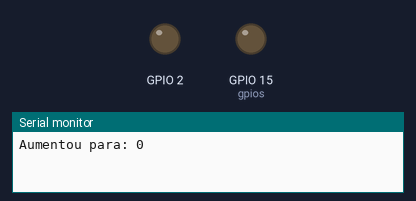
Simulated run of this sketch. Board: ESP32. On the bench: output pins drawn as LEDs (lit = HIGH), the last lines printed to the serial monitor.

Above: at 0.1 s.
At 18.1 s:
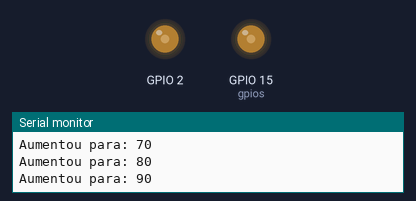
At 28.1 s:
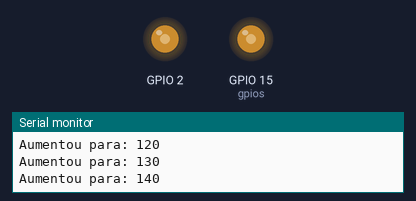
At 38.1 s:
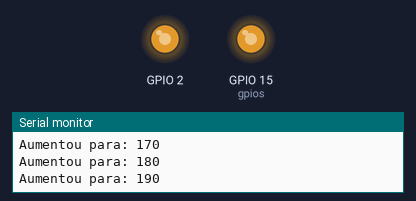
Timing chart, 0 to 39.6 s (numbered marks = the images above):
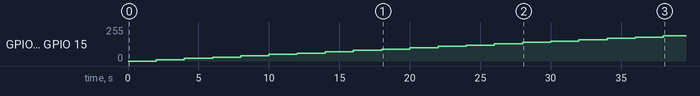

Measured:
- by itself, GPIO 2, GPIO 15 (gpios): moves from 0/255 to 189/255 over 36.0 s

The sketch:

pwm_test.ino
```cpp
//GPIO output.
const int gpios = 15;

//Descrição do PWM.
const int frequency = 5e3; //PWM frequency.
const int channel = 0; //ESP 32 channel.
const int resolution = 8; //PWM bits resolution (goes from 0 up to 255).

void setup() {
  Serial.begin(115200);
  ledcSetup(channel,frequency,resolution);
  ledcAttachPin(gpios,channel);
  ledcSetup(1,frequency,resolution);
  ledcAttachPin(2,1);
  //for(int i = 0; i < 2; i++){
   // ledcSetup(channels[i],frequency,resolution);
    //ledcAttachPin(gpios[i],channels[i]);
  //}
}

void loop() {
  for(int i = 0; i < 255; i += 10){
    Serial.print("Aumentou para: ");
    Serial.println(i);
    //for(int j = 0; j < 2; j++){
     // ledcWrite(channels[j],i);
    //}
    ledcWrite(channel,i);
    ledcWrite(1,i);
    delay(2000);
  }
}
```
